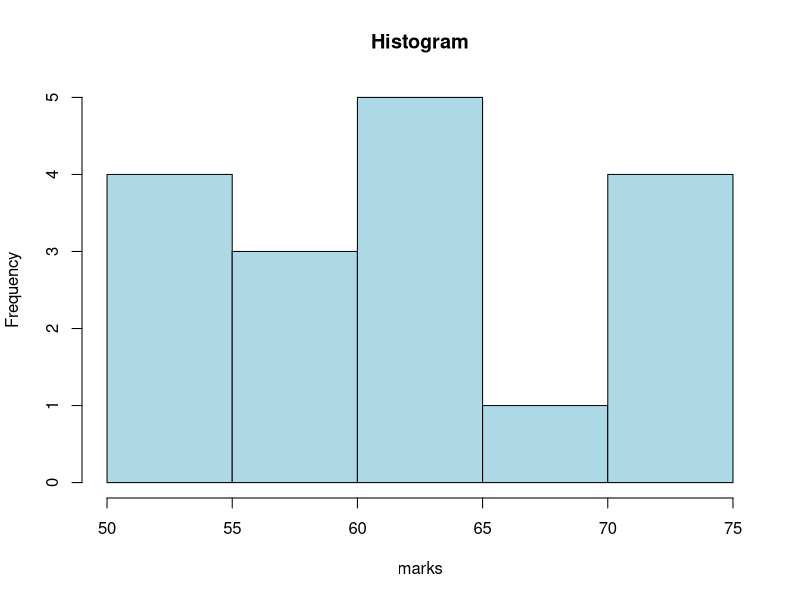

This chart was generated by the following R code:
marks <- c(55,60,71,63,55,65,50,55,
           58,59,61,63,65,67,71,72,75)

# Histogram
hist(marks,
     main="Histogram",
     col="lightblue")

# Equal Frequency Partition
sort(marks)

split(sort(marks),
      ceiling(seq_along(sort(marks))/6))

# Equal Width Partition
cut(marks,
    breaks=3)
